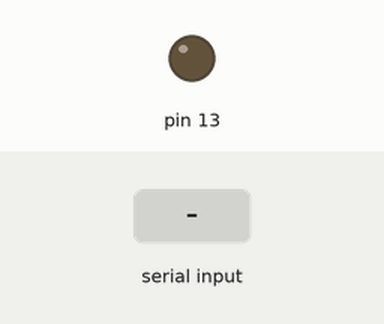
This sketch was run on a simulated Arduino Uno, built with avr-gcc and run on an emulated ATmega328P. Shown: output pins drawn as LEDs (lit = HIGH). The test bench sets the inputs (shaded band).

Above: at 1.2 s.
1.3 s: "e" received over Serial
At 2.1 s:
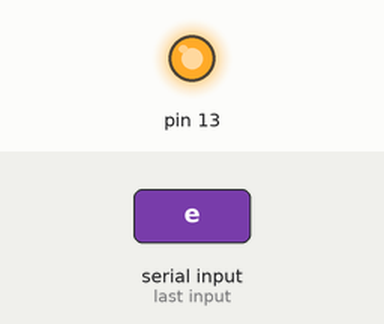
2.8 s: "a" received over Serial
At 3.2 s:
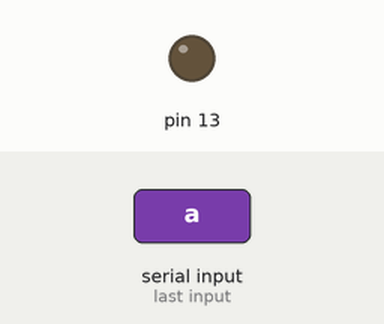
Timing chart, 0 to 5.8 s (numbered marks = the images above; inputs shaded):
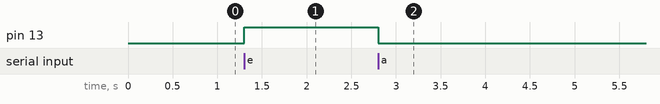

The sketch:

P1.ino
```cpp
//Universidad Tecnologica Nacional - Facultad Regional Tucuman
//Departamento de Ingenieria Electronica - Sistemas de Control Biomedico
//by Fernandez Francisco Alberto

void setup() {
  Serial.begin(9600);
  pinMode(13,OUTPUT);
}

void loop() {
  if(Serial.available()){
    char estado = Serial.read();
    if(estado == 'e')digitalWrite(13, HIGH);
    if(estado == 'a')digitalWrite(13, LOW);
  }
}
```

Measured:
- after the input at 1.3 s, pin 13: LOW → HIGH at once
- after the input at 2.8 s, pin 13: HIGH → LOW at once
